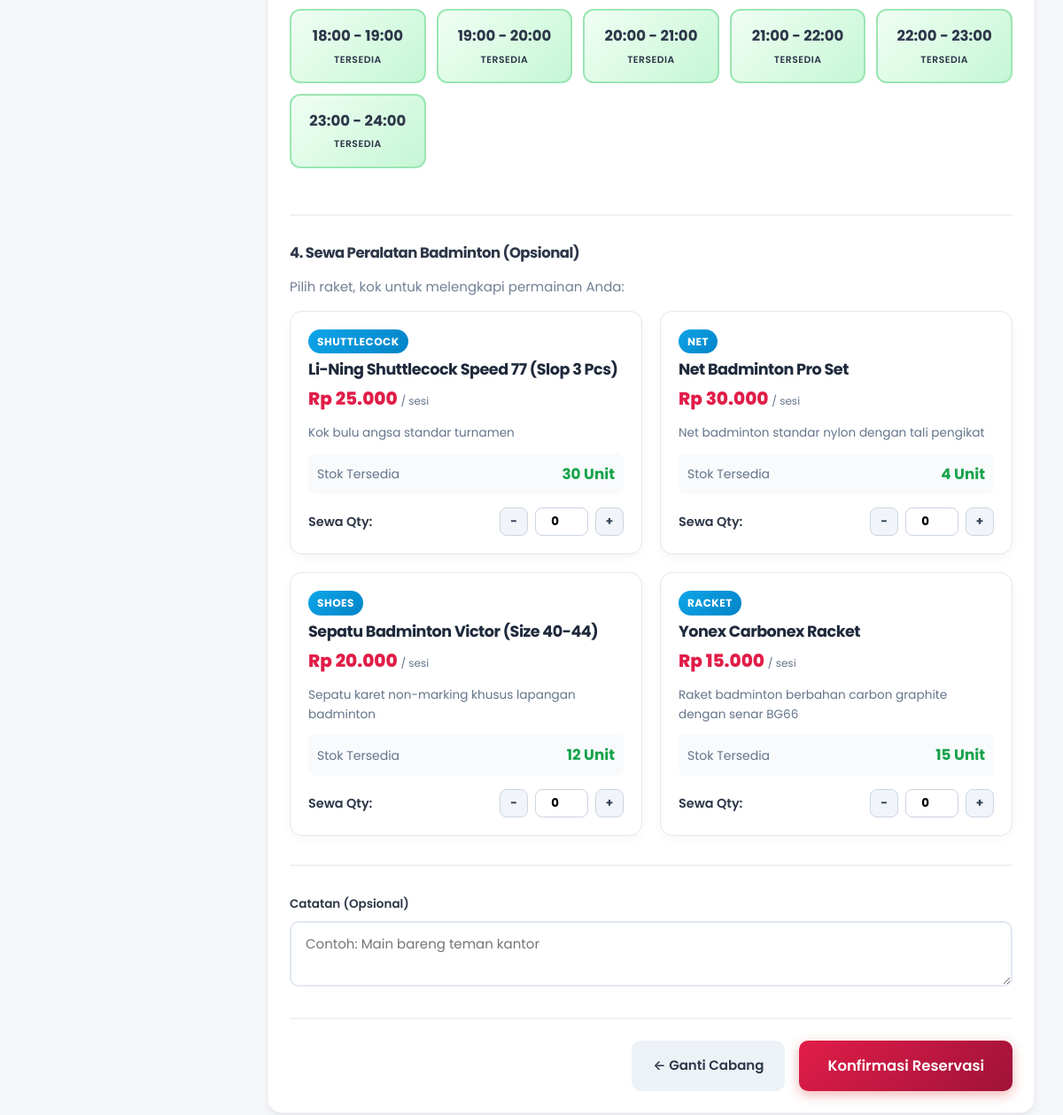
The app's page /pelanggan/reservasi.php?cabang=2 (signed in, lower part), older data.
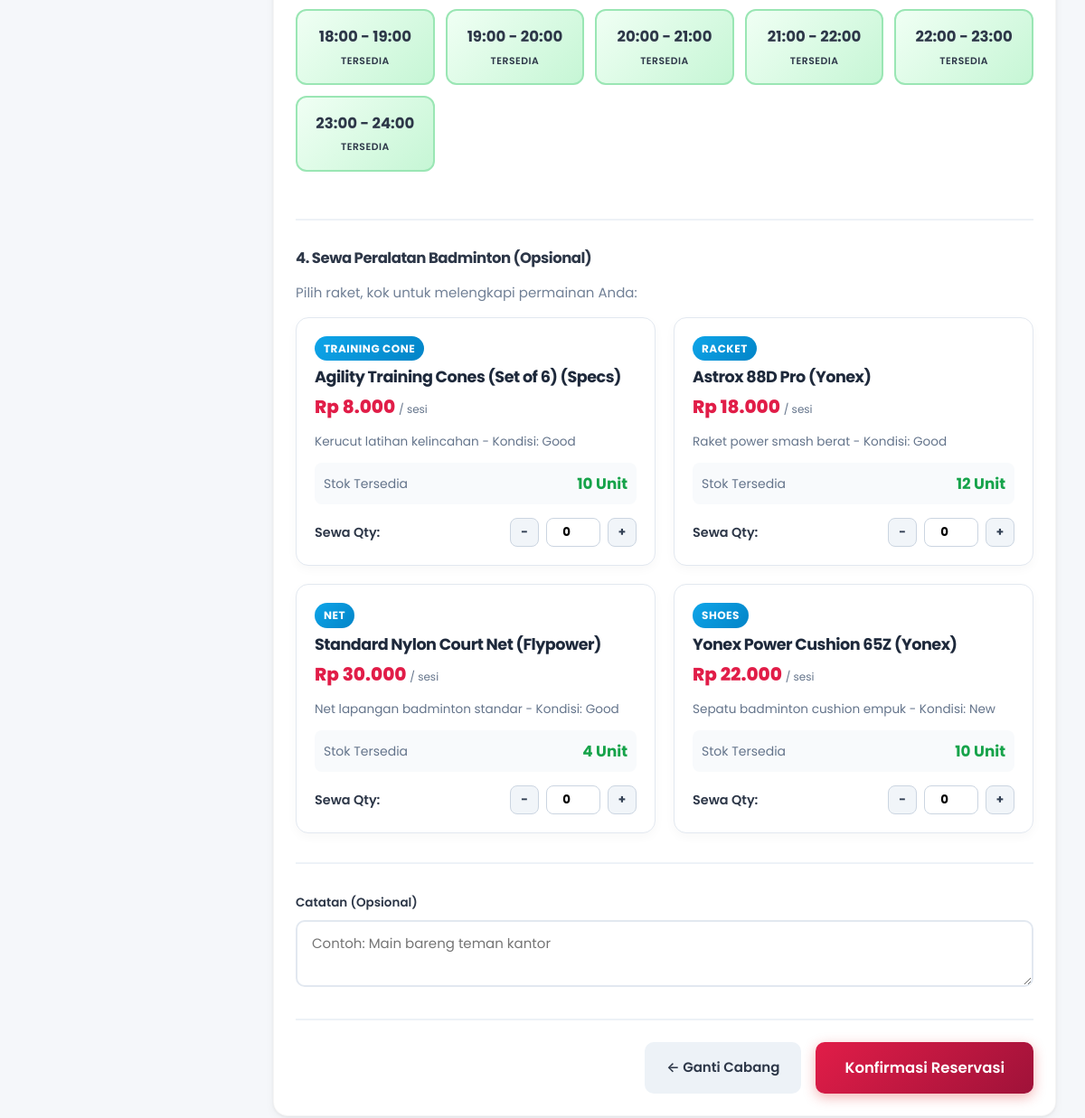
The same page, newer data.
### tables this page shows
CREATE TABLE IF NOT EXISTS inventory (
    inventory_id INT AUTO_INCREMENT PRIMARY KEY,
    cabang_id INT NOT NULL COMMENT 'ID cabang',
    equipment_type_id INT NOT NULL COMMENT 'ID tipe peralatan',
    stock_quantity INT NOT NULL DEFAULT 0 COMMENT 'Total stok fisik cabang',
    rented_quantity INT NOT NULL DEFAULT 0 COMMENT 'Jumlah yang sedang disewa',
    damaged_quantity INT NOT NULL DEFAULT 0 COMMENT 'Jumlah rusak',
    item_condition ENUM('good', 'fair', 'damaged') NOT NULL DEFAULT 'good' COMMENT 'Kondisi barang',
    created_at TIMESTAMP DEFAULT CURRENT_TIMESTAMP,
    updated_at TIMESTAMP DEFAULT CURRENT_TIMESTAMP ON UPDATE CURRENT_TIMESTAMP,
    FOREIGN KEY (cabang_id) REFERENCES cabang(id) ON DELETE CASCADE,
    FOREIGN KEY (equipment_type_id) REFERENCES equipment_types(equipment_type_id) ON DELETE RESTRICT,
    UNIQUE KEY uk_cabang_equipment (cabang_id, equipment_type_id),
    INDEX idx_branch_inventory (cabang_id, equipment_type_id)
);

CREATE TABLE IF NOT EXISTS equipment_types (
    equipment_type_id INT AUTO_INCREMENT PRIMARY KEY,
    name VARCHAR(100) NOT NULL COMMENT 'Nama kategori/jenis peralatan',
    category ENUM('Racket', 'Shuttlecock', 'Shoes', 'Jersey', 'Sports Bag', 'Grip', 'Net', 'Training Cone', 'Wristband', 'Towel', 'Other') NOT NULL DEFAULT 'Racket',
    rental_price INT NOT NULL COMMENT 'Default harga sewa per unit',
    description TEXT DEFAULT NULL COMMENT 'Deskripsi peralatan',
    status ENUM('active', 'inactive') NOT NULL DEFAULT 'active' COMMENT 'Status aktif',
    created_at TIMESTAMP DEFAULT CURRENT_TIMESTAMP,
    updated_at TIMESTAMP DEFAULT CURRENT_TIMESTAMP ON UPDATE CURRENT_TIMESTAMP,
    INDEX idx_category (category),
    INDEX idx_status (status)
);

CREATE TABLE IF NOT EXISTS equipment (
    equipment_id INT AUTO_INCREMENT PRIMARY KEY,
    equipment_type_id INT NOT NULL,
    cabang_id INT NOT NULL,
    equipment_name VARCHAR(150) NOT NULL COMMENT 'Nama lengkap barang',
    brand VARCHAR(100) NOT NULL COMMENT 'Merek (Yonex, Li-Ning, Victor)',
    model VARCHAR(100) DEFAULT NULL COMMENT 'Model/Tipe barang',
    description TEXT DEFAULT NULL,
    rental_price_per_session INT NOT NULL COMMENT 'Harga sewa per session',
    stock_quantity INT NOT NULL DEFAULT 0 COMMENT 'Total stok fisik cabang',
    available_stock INT NOT NULL DEFAULT 0 COMMENT 'Stok siap sewa',
    rented_stock INT NOT NULL DEFAULT 0 COMMENT 'Stok sedang disewa',
    damaged_stock INT NOT NULL DEFAULT 0 COMMENT 'Stok rusak',
    equipment_condition ENUM('New', 'Good', 'Fair', 'Damaged') NOT NULL DEFAULT 'Good',
    equipment_status ENUM('Available', 'Unavailable', 'Maintenance') NOT NULL DEFAULT 'Available',
    image_url VARCHAR(255) DEFAULT NULL,
    is_deleted TINYINT(1) NOT NULL DEFAULT 0 COMMENT '1 = Soft deleted',
    created_at TIMESTAMP DEFAULT CURRENT_TIMESTAMP,
    updated_at TIMESTAMP DEFAULT CURRENT_TIMESTAMP ON UPDATE CURRENT_TIMESTAMP,
    FOREIGN KEY (equipment_type_id) REFERENCES equipment_types(equipment_type_id) ON DELETE RESTRICT,
    FOREIGN KEY (cabang_id) REFERENCES cabang(id) ON DELETE CASCADE,
    INDEX idx_cabang_status (cabang_id, equipment_status),
    INDEX idx_search (equipment_name, brand, model)
);

### config/functions.php (called while the page is built, shortened)
<?php
function getCabang() {
    $db = getDB();
    return $db->query("SELECT * FROM cabang ORDER BY id")->fetchAll();
}
function formatRupiah($angka) {
    return 'Rp ' . number_format($angka, 0, ',', '.');
}
function getAvailableEquipmentForBranch($cabang_id) {
    $db = getDB();
    $stmt = $db->prepare("SELECT i.inventory_id, et.equipment_type_id, et.name, et.category, et.rental_price, et.description,
            i.stock_quantity, i.rented_quantity, i.damaged_quantity,
            (i.stock_quantity - i.rented_quantity - i.damaged_quantity) as available_quantity
        FROM inventory i
        JOIN equipment_types et ON i.equipment_type_id = et.equipment_type_id
        WHERE i.cabang_id = ? AND et.status = 'active' AND (i.stock_quantity - i.rented_quantity - i.damaged_quantity) > 0
        ORDER BY et.name");
    $stmt->execute([$cabang_id]);
    return $stmt->fetchAll();
}
function getEquipmentByCabang($cabang_id, $category = '', $search = '') {
    $db = getDB();
    $where = ["e.cabang_id = ?", "e.is_deleted = 0"];
    $params = [$cabang_id];
    $sql = "SELECT e.*, et.name as category_type_name, et.category
        FROM equipment e
        JOIN equipment_types et ON e.equipment_type_id = et.equipment_type_id
        WHERE " . implode(' AND ', $where) . "
        ORDER BY e.equipment_name";
    $stmt = $db->prepare($sql);
    $stmt->execute($params);
    return $stmt->fetchAll();
}
?>

### pelanggan/reservasi.php (the view, shortened to what the changed rows need)
<?php
$cabang_id = isset($_GET['cabang']) ? (int)$_GET['cabang'] : 0;
$cabang = getCabang();
$selected_cabang = null;
if ($cabang_id > 0) {
    foreach ($cabang as $c) {
        if ($c['id'] == $cabang_id) {
            $selected_cabang = $c;
            break;
        }
    }
}
$available_equipments = [];
if ($cabang_id > 0) {
    $equip_db_items = getEquipmentByCabang($cabang_id);
    if (!empty($equip_db_items)) {
        foreach ($equip_db_items as $eq_item) {
            if ($eq_item['available_stock'] > 0 && $eq_item['equipment_status'] === 'Available') {
                $available_equipments[] = [
                    'equipment_id' => $eq_item['equipment_id'],
                    'inventory_id' => $eq_item['equipment_id'],
                    'equipment_type_id' => $eq_item['equipment_type_id'],
                    'name' => $eq_item['equipment_name'] . ' (' . $eq_item['brand'] . ')',
                    'category' => $eq_item['category'],
                    'rental_price' => $eq_item['rental_price_per_session'],
                    'description' => $eq_item['description'] ? $eq_item['description'] . ' - Kondisi: ' . $eq_item['equipment_condition'] : 'Kondisi: ' . $eq_item['equipment_condition'],
                    'available_quantity' => $eq_item['available_stock']
                ];
            }
        }
    } else {
        $available_equipments = getAvailableEquipmentForBranch($cabang_id);
    }
}
require_once __DIR__ . '/../includes/header.php';
?>
<div class="dashboard-layout">
    <main class="main-content">
        <?php if (!$selected_cabang): ?>
        <div class="content-section">
            <h2>1. Pilih Cabang</h2>
            <div class="cabang-grid">
                <?php foreach ($cabang as $c): ?>
                <a href="<?php echo BASE_URL; ?>pelanggan/reservasi.php?cabang=<?php echo $c['id']; ?>" class="cabang-card-link">
                    <div class="cabang-card">
                        <h3><?php echo $c['nama']; ?></h3>
                        <p class="cabang-alamat">📍 <?php echo $c['alamat']; ?></p>
                        <p class="cabang-lapangan"><?php echo $c['jumlah_lapangan']; ?> Lapangan Indoor</p>
                        <span class="btn btn-primary btn-full" style="margin-top:15px;">Pilih Cabang Ini</span>
                    </div>
                </a>
                <?php endforeach; ?>
            </div>
        </div>
        <?php else: ?>
        <div class="content-section">
            <form method="POST" action="<?php echo BASE_URL; ?>pelanggan/reservasi.php?cabang=<?php echo $cabang_id; ?>">
                <div class="form-section">
                    <div class="jadwal-grid">
                        <?php for ($i = 8; $i <= 23; $i++):
                            $jam_mulai = sprintf('%02d:00', $i);
                            $jam_selesai = sprintf('%02d:00', $i + 1);
                            $tersedia = true;
                        ?>
                        <label class="jadwal-slot <?php echo $tersedia ? 'tersedia' : 'booked'; ?>">
                            <span class="jadwal-slot-inner">
                                <span class="jam-display"><?php echo $jam_mulai; ?> - <?php echo $jam_selesai; ?></span>
                                <span class="status-display"><?php echo $tersedia ? 'Tersedia' : 'Booked'; ?></span>
                            </span>
                        </label>
                        <?php endfor; ?>
                    </div>
                </div>
                <div class="form-section">
                    <?php if (empty($available_equipments)): ?>
                        <p class="text-muted"><em>Tidak ada peralatan yang tersedia untuk disewa di cabang ini saat ini.</em></p>
                    <?php else: ?>
                        <div class="equip-card-grid">
                            <?php foreach ($available_equipments as $eq): ?>
                                <div class="equip-card">
                                    <div>
                                        <span class="equip-badge-category"><?php echo htmlspecialchars($eq['category']); ?></span>
                                        <h4 class="equip-title"><?php echo htmlspecialchars($eq['name']); ?></h4>
                                        <p class="equip-price"><?php echo formatRupiah($eq['rental_price']); ?> <small style="font-size:0.75rem; color:#64748B; font-weight:normal;">/ sesi</small></p>
                                        <?php if ($eq['description']): ?>
                                            <p style="font-size:0.85rem; color:#64748B; margin-bottom:12px;"><?php echo htmlspecialchars($eq['description']); ?></p>
                                        <?php endif; ?>
                                    </div>
                                    <div>
                                        <div class="equip-stock-info">
                                            <span>Stok Tersedia</span>
                                            <strong style="color:var(--success); font-size:1.05rem;"><?php echo $eq['available_quantity']; ?> Unit</strong>
                                        </div>
                                        <div style="display:flex; align-items:center; justify-content:space-between;">
                                            <span style="font-weight:600; font-size:0.9rem;">Sewa Qty:</span>
                                            <div class="qty-picker-group">
                                                <button type="button" class="qty-picker-btn" onclick="changeQty(<?php echo $eq['inventory_id']; ?>, -1)">-</button>
                                                <input type="number" id="qty_<?php echo $eq['inventory_id']; ?>"
                                                       name="rental_qty[<?php echo $eq['inventory_id']; ?>]"
                                                       class="qty-input" min="0" max="<?php echo $eq['available_quantity']; ?>" value="0" readonly>
                                                <button type="button" class="qty-picker-btn" onclick="changeQty(<?php echo $eq['inventory_id']; ?>, 1, <?php echo $eq['available_quantity']; ?>)">+</button>
                                            </div>
                                        </div>
                                    </div>
                                </div>
                            <?php endforeach; ?>
                        </div>
                    <?php endif; ?>
                </div>
            </form>
        </div>
        <?php endif; ?>
    </main>
</div>
<?php require_once __DIR__ . '/../includes/footer.php'; ?>

Row changes from the older to the newer data that the page shows:
no longer on this page (row edited): inventory: equipment_type.category "SHUTTLECOCK", equipment_type.name "Li-Ning Shuttlecock Speed 77 (Slop 3 Pcs)", equipment_type.rental_price "Rp 25.000", equipment_type.description "Kok bulu angsa standar turnamen", available_quantity "30"
no longer on this page (row edited): inventory: equipment_type.category "NET", equipment_type.name "Net Badminton Pro Set", equipment_type.rental_price "Rp 30.000", equipment_type.description "Net badminton standar nylon dengan tali pengikat", available_quantity "4"
no longer on this page (row edited): inventory: equipment_type.category "SHOES", equipment_type.name "Sepatu Badminton Victor (Size 40-44)", equipment_type.rental_price "Rp 20.000", equipment_type.description "Sepatu karet non-marking khusus lapangan badminton", available_quantity "12"
no longer on this page (row edited): inventory: equipment_type.category "RACKET", equipment_type.name "Yonex Carbonex Racket", equipment_type.rental_price "Rp 15.000", equipment_type.description "Raket badminton berbahan carbon graphite dengan senar BG66", available_quantity "15"
added equipment: equipment_type.category "TRAINING CONE", name "Agility Training Cones (Set of 6) (Specs)", rental_price_per_session "Rp 8.000", description "Kerucut latihan kelincahan - Kondisi: Good", available_quantity "10"
added equipment: equipment_type.category "RACKET", name "Astrox 88D Pro (Yonex)", rental_price_per_session "Rp 18.000", description "Raket power smash berat - Kondisi: Good", available_quantity "12"
added equipment: equipment_type.category "NET", name "Standard Nylon Court Net (Flypower)", rental_price_per_session "Rp 30.000", description "Net lapangan badminton standar - Kondisi: Good", available_quantity "4"
added equipment: equipment_type.category "SHOES", name "Yonex Power Cushion 65Z (Yonex)", rental_price_per_session "Rp 22.000", description "Sepatu badminton cushion empuk - Kondisi: New", available_quantity "10"
